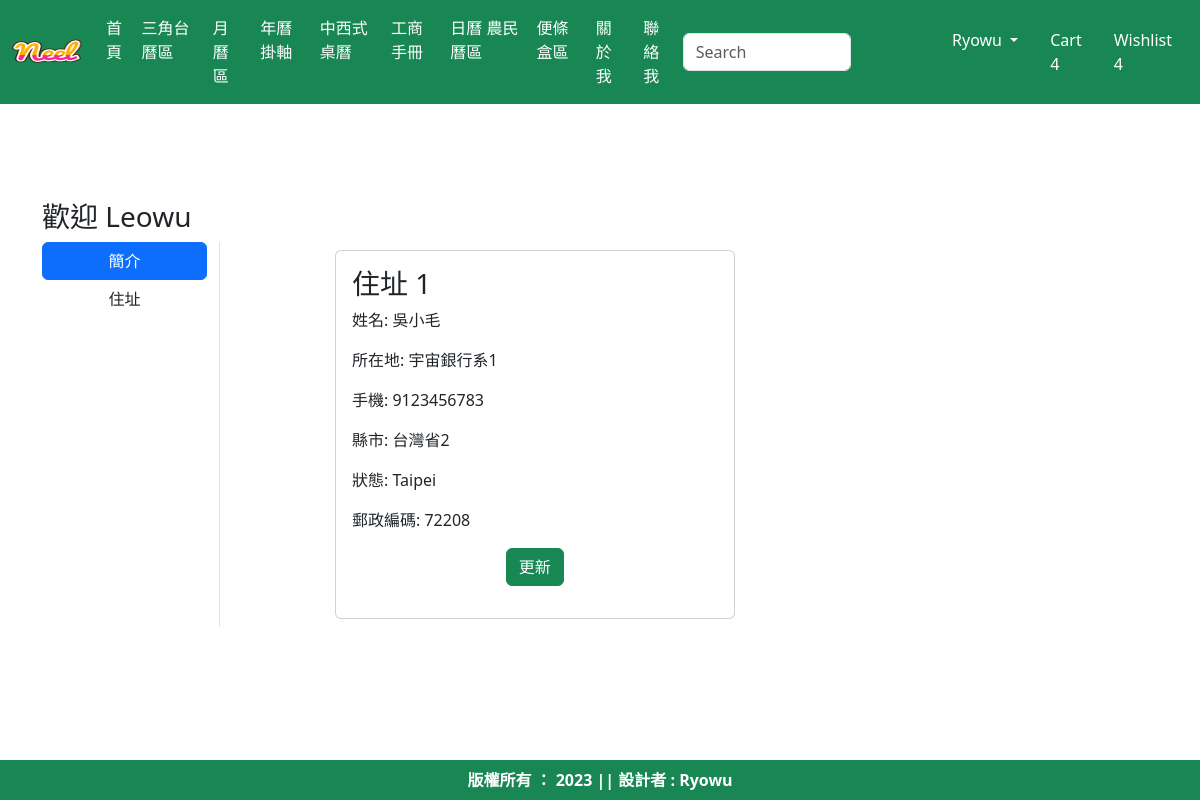
The app's page /address/ (signed in) with its own data.
### app/models.py (models this page shows, shortened)
class Customer(models.Model):
    user = models.ForeignKey(User,on_delete=models.CASCADE)
    name = models.CharField(max_length=200)
    locality = models.CharField(max_length=200)
    city=models.CharField(max_length=50)
    mobile = models.IntegerField(default=0)
    zipcode = models.IntegerField()
    state=models.CharField(choices=STATE_CHOICES, max_length=100)

### app/views.py (the view)
# urls.py: path('address/', views.address,name='address'),
def address(request):
    add = Customer.objects.filter(user=request.user)
    return render(request,'app/address.html',locals())

### app/templates/app/address.html (shortened to what this page needs)
{% extends 'app/base.html' %}
{% load static %}
{% block main-content %}
<div class="container my-5">
  <div class="row pt-5">
    <h3>歡迎 <span class="text-capitalize">{{request.user}}</span></h3>
    <div class="col-sm-2 border-end">
      <ul class="list-unstyled">
        <li class="d-grid"><a href="{% url 'profile' %}" class="btn btn-primary">簡介</a></li>
        <li class="d-grid"><a href="{% url 'address' %}" class="btn">住址</a></li>
      </ul>
    </div>
    <div class="col-sm-9 offset-sm-1">
      {% for ad in add %}
        <div class="col-sm-6">
          <div class="card m-2">
            <div class="card-body">
              <h3>住址 {{forloop.counter}}</h3>
              <p>姓名: {{ ad.name }}</p>
              <p>所在地: {{ ad.locality }}</p>
              <p>手機: {{ ad.mobile }}</p>
              <p>縣市: {{ ad.city }}</p>
              <p>狀態: {{ ad.state }}</p>
              <p>郵政編碼: {{ ad.zipcode }}</p>
              <p class="text-center">
                <a href="{% url 'updateAddress' pk=ad.id %}" type="button" class="btn btn-success">更新</a>
              </p>
            </div>
          </div>
        </div>
      {% endfor %}
    </div>
  </div>
</div>
{% endblock main-content %}

### records on screen
Customer: name "吳小毛", locality "宇宙銀行系1", mobile "9123456783", city "台灣省2", state "Taipei", zipcode "72208"

### other values on screen
{{ request.user }} "Leowu"
